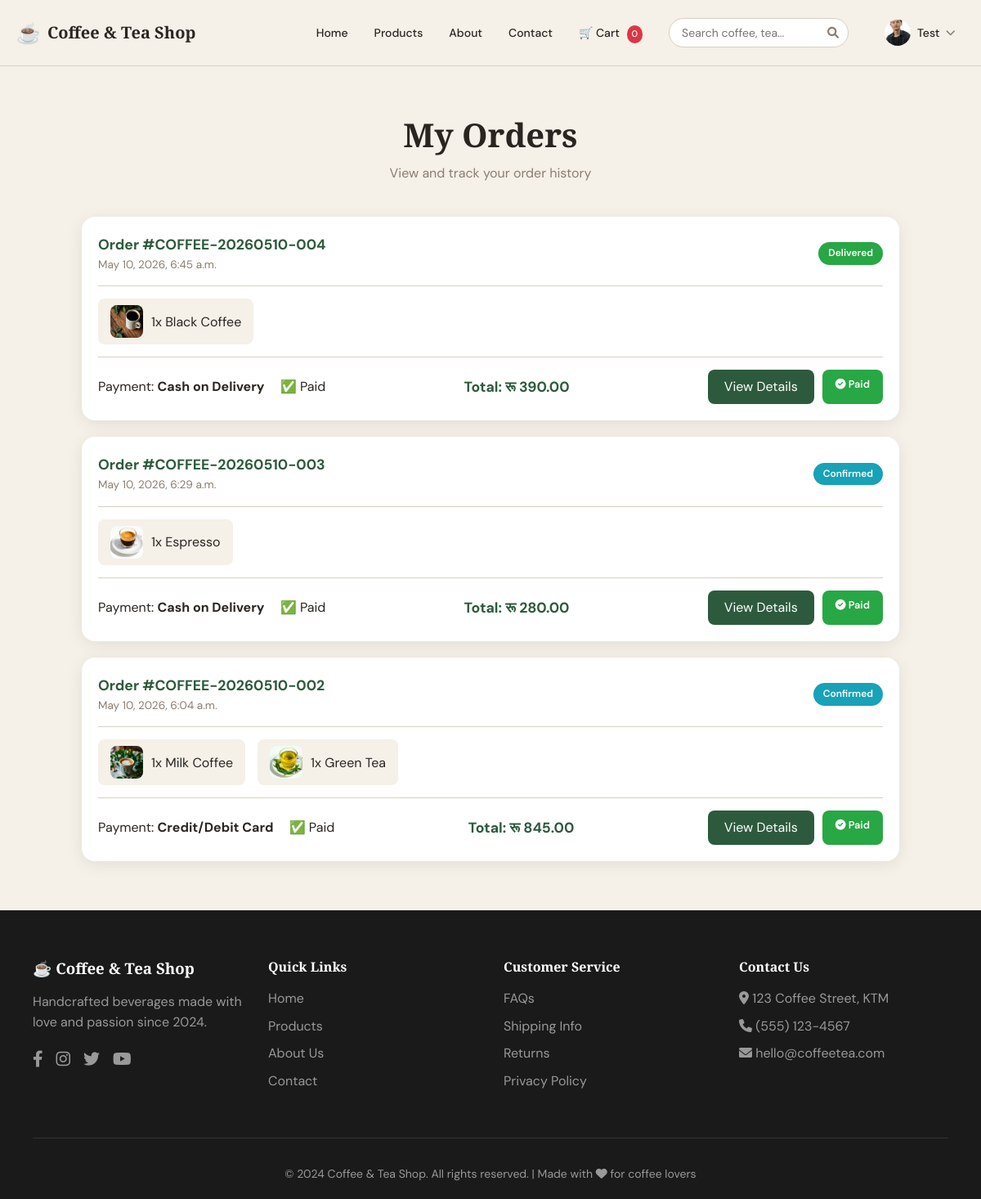
Screenshot of /orders/history/ (signed in) with the database file from the repository.
### apps/accounts/models.py (models this page shows, shortened)
class CustomUser(AbstractUser):
    phone_number = models.CharField(max_length=15, blank=True, null=True)
    address = models.TextField(blank=True, null=True)
    profile_picture = models.ImageField(upload_to='profile_pics/', blank=True, null=True)
    created_at = models.DateTimeField(auto_now_add=True)
    updated_at = models.DateTimeField(auto_now=True)
    class Meta:
        verbose_name = 'User'
        verbose_name_plural = 'Users'

### apps/orders/models.py (models this page shows, shortened)
class Order(models.Model):
    PAYMENT_METHODS = [
        ('cod', 'Cash on Delivery'),
        ('esewa', 'Esewa'),
        ('khalti', 'Khalti'),
        ('stripe', 'Credit/Debit Card'),
    ]
    STATUS_CHOICES = [
        ('pending', 'Pending Payment'),
        ('confirmed', 'Confirmed'),
        ('processing', 'Processing'),
        ('shipped', 'Shipped'),
        ('delivered', 'Delivered'),
        ('cancelled', 'Cancelled'),
    ]
    PAYMENT_STATUS = [
        ('pending', 'Pending'),
        ('paid', 'Paid'),
        ('failed', 'Failed'),
        ('refunded', 'Refunded'),
    ]
    user = models.ForeignKey(settings.AUTH_USER_MODEL, on_delete=models.CASCADE, null=True, blank=True)
    session_key = models.CharField(max_length=40, null=True, blank=True)
    order_number = models.CharField(max_length=20, unique=True, editable=False)
    full_name = models.CharField(max_length=200)
    email = models.EmailField()
    phone = models.CharField(max_length=15)
    address = models.TextField()
    city = models.CharField(max_length=100)
    postal_code = models.CharField(max_length=20, blank=True)
    total_amount = models.DecimalField(max_digits=10, decimal_places=2)
    delivery_charge = models.DecimalField(max_digits=10, decimal_places=2, default=0)
    discount = models.DecimalField(max_digits=10, decimal_places=2, default=0)
    grand_total = models.DecimalField(max_digits=10, decimal_places=2)
    payment_method = models.CharField(max_length=20, choices=PAYMENT_METHODS)
    payment_status = models.CharField(max_length=20, choices=PAYMENT_STATUS, default='pending')
    payment_id = models.CharField(max_length=200, blank=True, null=True)
    status = models.CharField(max_length=20, choices=STATUS_CHOICES, default='pending')
    notes = models.TextField(blank=True, null=True)
    ip_address = models.GenericIPAddressField(blank=True, null=True)
    created_at = models.DateTimeField(auto_now_add=True)
    updated_at = models.DateTimeField(auto_now=True)
    class Meta:
        ordering = ['-created_at']
        verbose_name = 'Order'
        verbose_name_plural = 'Orders'

class OrderItem(models.Model):
    order = models.ForeignKey(Order, on_delete=models.CASCADE, related_name='items')
    product = models.ForeignKey(Product, on_delete=models.CASCADE)
    product_name = models.CharField(max_length=200)
    product_price = models.DecimalField(max_digits=10, decimal_places=2)
    quantity = models.PositiveIntegerField()
    total = models.DecimalField(max_digits=10, decimal_places=2)

### apps/products/models.py (models this page shows, shortened)
class Product(models.Model):
    category = models.ForeignKey(Category, on_delete=models.CASCADE, related_name='products', null=True, blank=True)
    name = models.CharField(max_length=200)
    slug = models.SlugField(unique=True, blank=True)
    description = models.TextField()
    price = models.DecimalField(max_digits=10, decimal_places=2)
    image = models.ImageField(upload_to='products/', blank=True, null=True)
    is_available = models.BooleanField(default=True)
    featured = models.BooleanField(default=False)
    created_at = models.DateTimeField(auto_now_add=True)
    updated_at = models.DateTimeField(auto_now=True)
    class Meta:
        ordering = ['-created_at']

### apps/orders/views.py (the view)
# urls.py: path('history/', views.order_history, name='order_history'),
@login_required
def order_history(request):
    orders = Order.objects.filter(user=request.user).order_by('-created_at')
    return render(request, 'orders/order_history.html', {'orders': orders})

### apps/cart/context_processors.py (called while the page is built)
def get_cart(request):
    if request.user.is_authenticated:
        cart, created = Cart.objects.get_or_create(user=request.user)
    else:
        if not request.session.session_key:
            request.session.create()
        cart, created = Cart.objects.get_or_create(session_key=request.session.session_key)
    return cart

def cart_count(request):
    try:
        cart = get_cart(request)
        return {'cart_total_items': cart.get_total_items()}
    except:
        return {'cart_total_items': 0}

### apps/cart/models.py (called while the page is built)
    def get_total_items(self):
        return sum(item.quantity for item in self.items.all())

### apps/orders/templates/orders/order_history.html (shortened to what this page needs)
{% extends 'base.html' %}
{% load static %}
{% block content %}
<section class="orders-page">
  <div class="orders-container">
    <div class="orders-header">
      <h1>My Orders</h1>
      <p>View and track your order history</p>
    </div>
    {% if orders %}
    <div class="orders-grid">
      {% for order in orders %}
      <div class="order-card">
        <div class="order-header">
          <div>
            <span class="order-number">Order #{{ order.order_number }}</span>
            <div class="order-date">{{ order.created_at|date:"F j, Y, g:i a" }}</div>
          </div>
          <div>
            <span class="order-status status-{{ order.status }}">
              {{ order.get_status_display }}
            </span>
          </div>
        </div>
        <div class="order-items">
          {% for item in order.items.all|slice:":3" %}
          <div class="order-item-preview">
            {% if item.product.image %}
              <img src="{{ item.product.image.url }}" alt="{{ item.product_name }}">
            {% else %}
              <img src="{% static 'images/placeholder.jpg' %}" alt="{{ item.product_name }}">
            {% endif %}
            <span>{{ item.quantity }}x {{ item.product_name }}</span>
          </div>
          {% endfor %}
        </div>
        <div class="order-footer">
          <div>
            <span>Payment: </span>
            <strong>{{ order.get_payment_method_display }}</strong>
            <span style="margin-left: 15px;">
              {% if order.payment_status == 'paid' %}
                ✅ Paid
              {% else %}
                ⏳ Pending
              {% endif %}
            </span>
          </div>
          <div class="order-total">Total: रू {{ order.grand_total|floatformat:2 }}</div>
          <div class="action-buttons">
            <a href="{% url 'orders:order_detail' order.id %}" class="view-details-btn">View Details</a>
            {% if order.status == 'cancelled' %}
              <span class="cancelled-badge">
                <i class="fas fa-ban"></i> Cancelled
              </span>
            {% elif order.payment_status == 'paid' %}
              <span class="cancelled-badge" style="background: #28a745;">
                <i class="fas fa-check-circle"></i> Paid
              </span>
            {% endif %}
          </div>
        </div>
      </div>
      {% endfor %}
    </div>
    {% endif %}
  </div>
</section>
{% endblock %}

### templates/base.html (shortened to what this page needs)
{% load static %}
<!DOCTYPE html>
<html lang="en">
<head>
  <link rel="stylesheet" href="{% static 'css/styles.css' %}" />
  <link rel="stylesheet" href="https://cdnjs.cloudflare.com/ajax/libs/font-awesome/6.0.0-beta3/css/all.min.css">
</head>
<body>
  <nav class="navbar desktop-nav">
    <div class="nav-container">
      <a href="/" class="navbar-brand">
        <span class="brand-icon">☕</span>
        <span class="brand-text">Coffee &amp; Tea Shop</span>
      </a>
      <ul class="navbar-links">
        <li><a href="/" class="{% block home_active %}{% endblock %}">Home</a></li>
        <li><a href="/products/" class="{% block products_active %}{% endblock %}">Products</a></li>
        <li><a href="/about/" class="{% block about_active %}{% endblock %}">About</a></li>
        <li><a href="/contact/" class="{% block contact_active %}{% endblock %}">Contact</a></li>
        <li><a href="/cart/">🛒 Cart <span id="cartCountDesktop" class="cart-count">0</span></a></li>
        <li class="nav-search">
          <form method="get" action="{% url 'products:search' %}" class="search-form-nav" id="searchForm">
            <div class="search-wrapper">
              <input type="text" name="q" id="searchInput" placeholder="Search coffee, tea..." class="search-input-nav" autocomplete="off">
              <button type="submit"><i class="fas fa-search"></i></button>
            </div>
          </form>
        </li>
        {% if user.is_authenticated %}
          <li class="dropdown">
            <a href="#" class="dropdown-toggle" id="userDropdown" onclick="toggleDropdown(event)">
              <div class="user-avatar">
                {% if user.profile_picture %}
                  <img src="{{ user.profile_picture.url }}" alt="{{ user.username }}" class="avatar-img">
                {% else %}
                  <i class="fas fa-user-circle"></i>
                {% endif %}
              </div>
              <span class="username">{{ user.first_name|default:user.username }}</span>
              <i class="fas fa-chevron-down"></i>
            </a>
          </li>
        {% else %}
          <li><a href="{% url 'accounts:login' %}" class="login-nav-btn">Login</a></li>
        {% endif %}
      </ul>
    </div>
  </nav>
  <main>
    {% block content %}
    {% endblock %}
  </main>
  <footer class="footer">
    <div class="container">
      <div class="footer-grid">
        <div class="footer-about">
          <h3>☕ Coffee & Tea Shop</h3>
          <p>Handcrafted beverages made with love and passion since 2024.</p>
          <div class="social-links">
            <a href="https://www.facebook.com/"><i class="fab fa-facebook-f"></i></a>
            <a href="https://www.instagram.com/?hl=en"><i class="fab fa-instagram"></i></a>
            <a href="https://x.com/"><i class="fab fa-twitter"></i></a>
            <a href="https://www.youtube.com/"><i class="fab fa-youtube"></i></a>
          </div>
        </div>
        <div class="footer-links">
          <h4>Quick Links</h4>
          <ul>
            <li><a href="/">Home</a></li>
            <li><a href="/products/">Products</a></li>
            <li><a href="/about/">About Us</a></li>
            <li><a href="/contact/">Contact</a></li>
          </ul>
        </div>
        <div class="footer-links">
          <h4>Customer Service</h4>
          <ul>
            <li><a href="#">FAQs</a></li>
            <li><a href="#">Shipping Info</a></li>
            <li><a href="#">Returns</a></li>
            <li><a href="#">Privacy Policy</a></li>
          </ul>
        </div>
        <div class="footer-contact">
          <h4>Contact Us</h4>
          <ul>
            <li><i class="fas fa-map-marker-alt"></i> 123 Coffee Street, KTM</li>
            <li><i class="fas fa-phone"></i> (555) 123-4567</li>
            <li><i class="fas fa-envelope"></i> hello@coffeetea.com</li>
          </ul>
        </div>
      </div>
      <div class="footer-bottom">
        <p>&copy; 2024 Coffee & Tea Shop. All rights reserved. | Made with <i class="fas fa-heart"></i> for coffee lovers</p>
      </div>
    </div>
  </footer>
</body>
</html>

### static/css/styles.css (style rules this page uses)
:root { --bg: #f5f0e8; --fg: #2a2520; --primary: #2d5a3d; --primary-dark: #1e3d28; --primary-light: #4a7a5a; --primary-fg: #f5f0e8; --card-bg: #faf8f5; --muted: #8a7e72; --border: #d9cfc2; --accent: #c4a27a; --shadow: 0 4px 20px rgba(0,0,0,0.08); --shadow-hover: 0 8px 30px rgba(0,0,0,0.12); }
* { margin: 0; padding: 0; box-sizing: border-box; }
body { font-family: 'DM Sans', sans-serif; background: var(--bg); color: var(--fg); line-height: 1.6; }
h1, h2, h3, h4 { font-family: 'Playfair Display', serif; font-weight: 700; line-height: 1.2; }
.container { max-width: 1200px; margin: 0 auto; padding: 0 20px; }
.navbar { background: var(--bg); border-bottom: 1px solid var(--border); position: sticky; top: 0; z-index: 100; backdrop-filter: blur(10px); }
.nav-container { max-width: 1200px; margin: 0 auto; padding: 1rem 20px; display: flex; justify-content: space-between; align-items: center; }
.navbar-brand { display: flex; align-items: center; gap: 8px; font-family: 'Playfair Display', serif; font-size: 1.25rem; font-weight: 700; color: var(--fg); text-decoration: none; }
.brand-icon { font-size: 1.5rem; }
.navbar-links { display: flex; gap: 2rem; list-style: none; align-items: center; }
.navbar-links a { font-size: 0.875rem; font-weight: 500; color: var(--fg); text-decoration: none; transition: color 0.2s; }
.nav-search { margin-left: auto; }
.search-wrapper { position: relative; }
.search-form-nav { display: flex; align-items: center; }
.search-input-nav { padding: 8px 35px 8px 15px; border: 1px solid var(--border); border-radius: 50px; font-size: 14px; width: 220px; transition: all 0.3s; font-family: 'DM Sans', sans-serif; }
.search-form-nav button { position: absolute; right: 12px; top: 50%; transform: translateY(-50%); background: none; border: none; cursor: pointer; color: var(--muted); font-size: 14px; }
.dropdown { position: relative; display: inline-block; }
.dropdown-toggle { display: flex; align-items: center; gap: 8px; cursor: pointer; padding: 8px 12px; border-radius: 40px; transition: all 0.3s; text-decoration: none; color: var(--fg); }
.user-avatar { width: 32px; height: 32px; border-radius: 50%; overflow: hidden; display: flex; align-items: center; justify-content: center; }
.avatar-img { width: 100%; height: 100%; object-fit: cover; }
.username { font-size: 14px; font-weight: 500; color: var(--fg); }
.dropdown-toggle i.fa-chevron-down { font-size: 12px; color: var(--muted); transition: transform 0.3s; }
.cart-count { display: inline-block; background: #dc3545; color: white; border-radius: 50%; padding: 2px 6px; font-size: 11px; margin-left: 5px; min-width: 18px; text-align: center; }
.footer { background: #1a1a1a; color: #999; padding: 60px 20px 20px; }
.footer-grid { display: grid; grid-template-columns: repeat(4, 1fr); gap: 2rem; margin-bottom: 3rem; }
.footer-about h3 { color: white; margin-bottom: 1rem; }
.footer-about p { margin-bottom: 1rem; }
.social-links { display: flex; gap: 1rem; }
.social-links a { color: #999; text-decoration: none; font-size: 1.25rem; transition: color 0.3s; }
.footer-links h4, .footer-contact h4 { color: white; margin-bottom: 1rem; }
.footer-links ul, .footer-contact ul { list-style: none; }
.footer-links li, .footer-contact li { margin-bottom: 0.5rem; }
.footer-links a { color: #999; text-decoration: none; transition: color 0.3s; }
.footer-contact li { color: #999; }
.footer-bottom { text-align: center; padding-top: 2rem; border-top: 1px solid #333; font-size: 0.875rem; }

### rows the page displays
CustomUser: profile_picture (picture), first_name "Test"
Order: order_number "COFFEE-20260510-004", created_at "May 10, 2026, 6:45 a.m.", status "Delivered", payment_method "Cash on Delivery", payment_status "✅ Paid", grand_total "390.00"
OrderItem: product.image (picture), quantity "1", product_name "Black Coffee"
Order: order_number "COFFEE-20260510-003", created_at "May 10, 2026, 6:29 a.m.", status "Confirmed", payment_method "Cash on Delivery", payment_status "✅ Paid", grand_total "280.00"
OrderItem: product.image (picture), quantity "1", product_name "Espresso"
Order: order_number "COFFEE-20260510-002", created_at "May 10, 2026, 6:04 a.m.", status "Confirmed", payment_method "Credit/Debit Card", payment_status "✅ Paid", grand_total "845.00"
OrderItem: product.image (picture), quantity "1", product_name "Milk Coffee"
OrderItem: product.image (picture), quantity "1", product_name "Green Tea"
